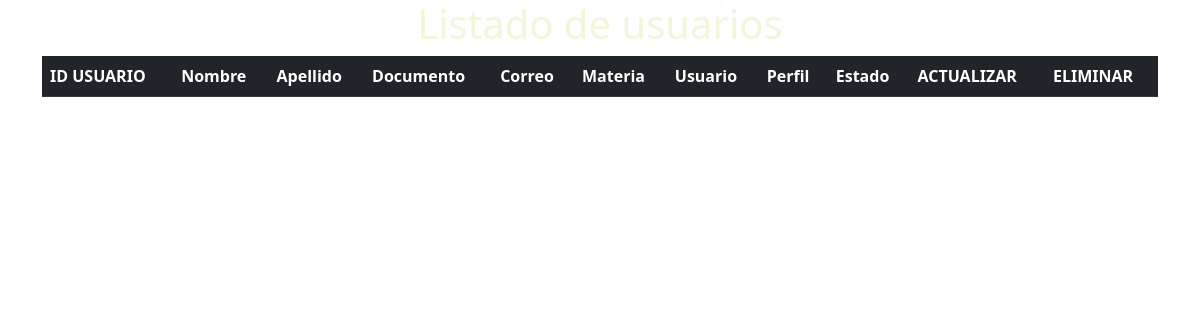
The page /Docentes/pages/index.php on the database as committed earlier.
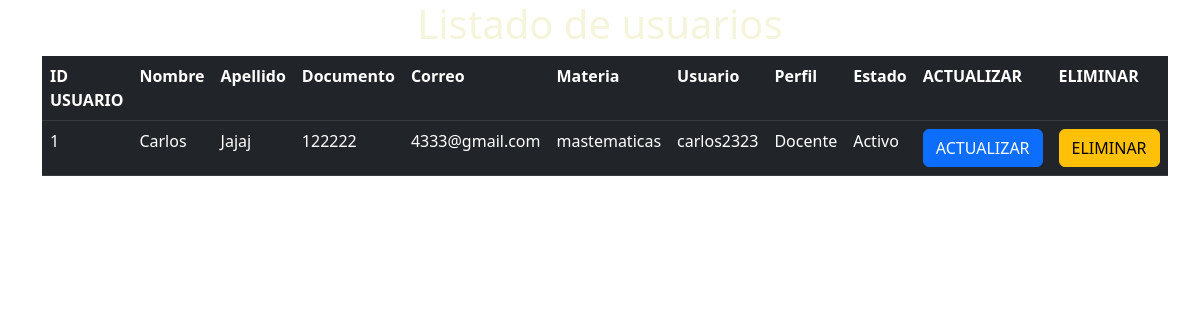
The same page on the database as committed later.
### tables this page shows
CREATE TABLE `docente` (
  `id_docente` int(11) NOT NULL,
  `Nombredoc` varchar(60) NOT NULL,
  `Apellidodoc` varchar(60) NOT NULL,
  `Documentodoc` varchar(12) NOT NULL,
  `Correodoc` varchar(60) NOT NULL,
  `Materiadoc` varchar(40) NOT NULL,
  `Usuariodoc` varchar(60) NOT NULL,
  `Passworddoc` varchar(60) NOT NULL,
  `Perfil` varchar(30) NOT NULL,
  `Estadodoc` varchar(20) NOT NULL
);

### Conexion.php (called while the page is built, shortened)
<?php
class Conexion{
    private $drive = "mysql";
    private $host = "localhost";
    private $dbname = "notas2023";
    private $user = "root";
    private $password = "";
    public function __construct(){
        try{
            $db = new PDO("{$this->drive}:host={$this->host};dbname={$this->dbname}",$this->user, $this->password);
            $db->setAttribute(PDO::ATTR_ERRMODE,PDO::ERRMODE_EXCEPTION);
            return $db;
        }catch(PDOException $e){
            echo "Ha surgido algun error: Detalle: ".$e->getMessage();
        }
    }
}
?>

### Docentes/models/docentes.php (called while the page is built, shortened)
<?php
include_once('../../Conexion.php');
class Docentes extends Conexion{
    public function __construct(){
        $this->db = parent::__construct();
    }
    public function getdoc(){
        $row =null;
        $statement=$this->db->prepare("SELECT * FROM docente");
        $statement->execute();
        while($result=$statement->fetch()){
            $row[]=$result;
        }
        return $row;
    }
}
?>

### Docentes/pages/index.php (the view, shortened to what this page needs)
<!DOCTYPE html>
<html lang="en">
<head>
    <link href="https://cdn.jsdelivr.net/npm/bootstrap@5.3.0/dist/css/bootstrap.min.css" rel="stylesheet">
</head>
<body>
    <div class="container">
        <h1 style="color:beige;text-align: center;">Listado de usuarios </h1>
        <div col="col-auto-mt-5">
            <table class="table table-dark table-hover">
                <tr>
                    <th>ID USUARIO</th>
                    <th>Nombre </th>
                    <th>Apellido</th>
                    <th>Documento</th>
                    <th>Correo</th>
                    <th>Materia</th>
                    <th>Usuario</th>
                    <th>Perfil</th>
                    <th>Estado</th>
                    <th>ACTUALIZAR</th>
                    <th>ELIMINAR</th>
                </tr>
                <tbody>
                    <?php
                        require_once('../../Conexion.php');
                        require_once('../models/docentes.php');
                        $objeto =new Docentes();
                        $datos=$objeto->getdoc();
                        foreach($datos as $datos){
                            ?>
                    <tr>
                        <td><?php echo $datos['id_docente'] ?></td>
                        <td><?php echo $datos['Nombredoc'] ?></td>
                        <td><?php echo $datos['Apellidodoc'] ?></td>
                        <td><?php echo $datos['Documentodoc'] ?></td>
                        <td><?php echo $datos['Correodoc'] ?></td>
                        <td><?php echo $datos['Materiadoc'] ?></td>
                        <td><?php echo $datos['Usuariodoc'] ?></td>
                        <td><?php echo $datos['Perfil'] ?></td>
                        <td><?php echo $datos['Estadodoc'] ?></td>
                        <td><a href="editar.php?Id=<?php echo $datos['id_docente'] ?>" class="btn btn-primary">ACTUALIZAR</a></td>
                        <td><a href="../controller/eliminardocente.php?Id=<?php echo $datos['id_docente'] ?>" class="btn btn-warning">ELIMINAR</a></td>
                    </tr>
                    <?php } ?>
                </tbody>
            </table>
        </div>
    </div>
</body>
</html>

Rows that differ between the two databases and show on the page:
added docente: id_docente "1", Nombredoc "Carlos", Apellidodoc "Jajaj", Documentodoc "122222", Correodoc "4333@gmail.com", Materiadoc "mastematicas", Usuariodoc "carlos2323", Perfil "Docente", Estadodoc "Activo"
